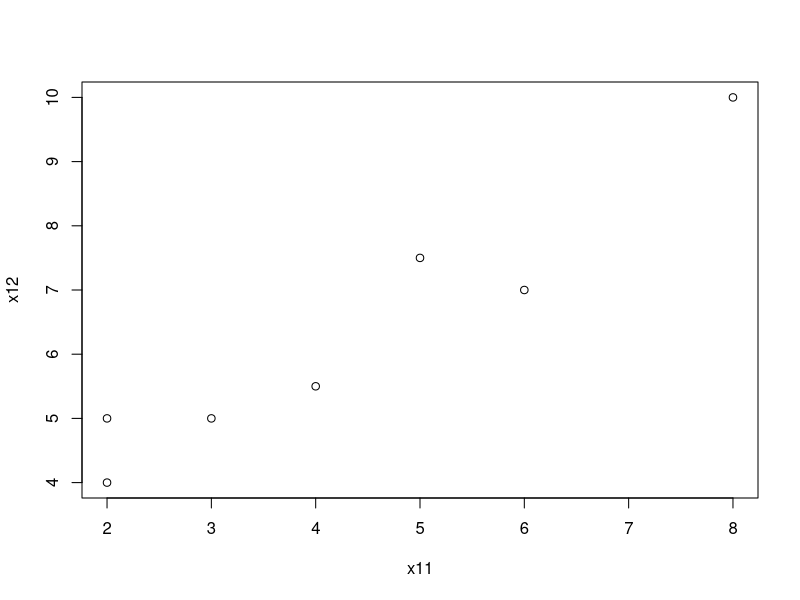
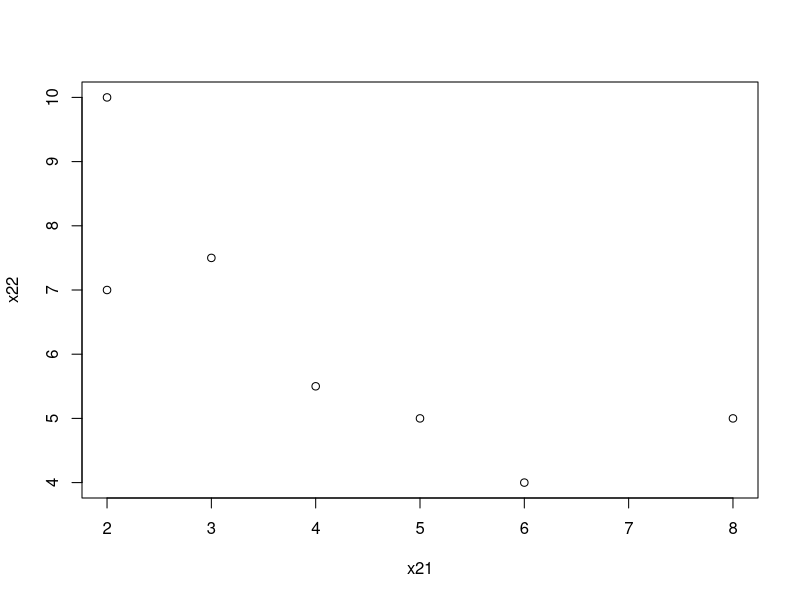
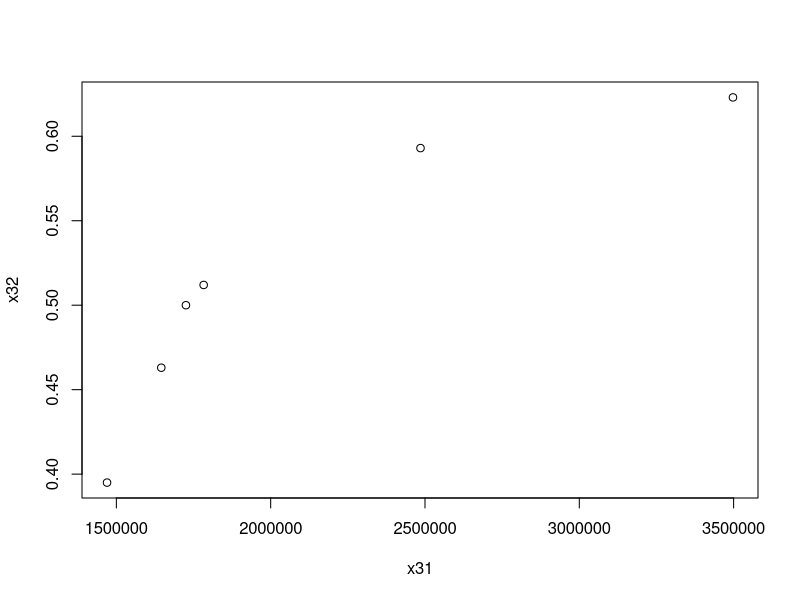
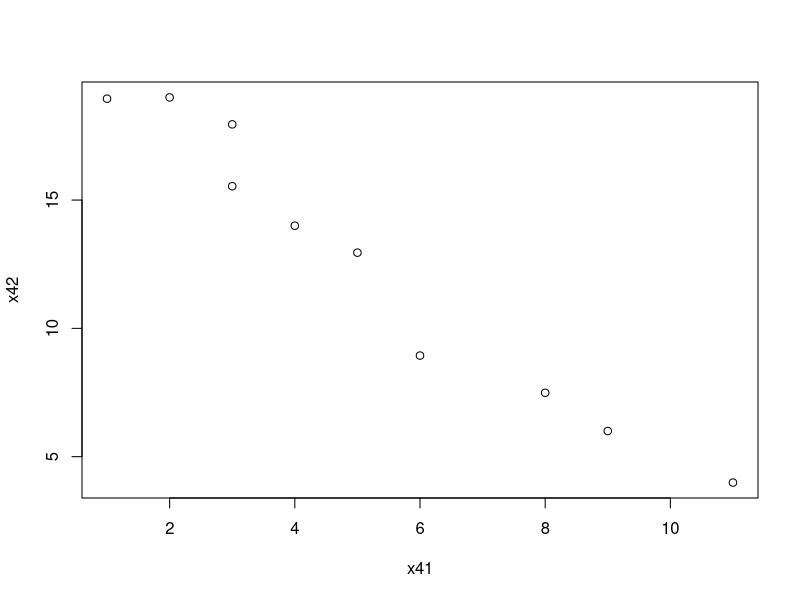

R code for these plots, in order:
# Graphucal Techniques
x11<-c(3,4,2,6,8,2,5)
x12<-c(5,5.5,4,7,10,5,7.5)
plot(x11,x12)

# Graphical Techniques
x21<-c(5,4,6,2,2,8,3)
x22<-c(5,5.5,4,7,10,5,7.5)
plot(x21,x22)

# Ejemplo 1.4
x31<-c(3497900,2485475,1782875,1725450,1645575,1469800)
x32<-c(0.623,0.593,0.512,0.5,0.463,0.395)
plot(x31,x32)

# Ejercicio 1.1
mean(x11)
mean(x12)
var(x11)
var(x12)
cov(x11,x12)

# Ejercico 1.2
x41<-c(1,2,3,3,4,5,6,8,9,11)
x42<-c(18.95,19,17.95,15.54,14,12.95,8.94,7.49,6,3.99)
plot(x41,x42)
cov(x41,x42)
mean(x41)
mean(x42)
var(x41)
var(x42)
cor(x41,x42)











